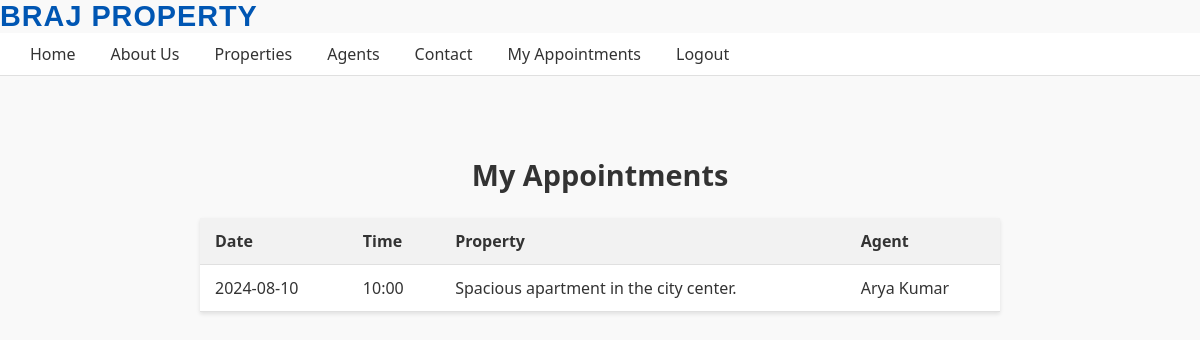
The app's page /client_appointments.php (signed in), older data.
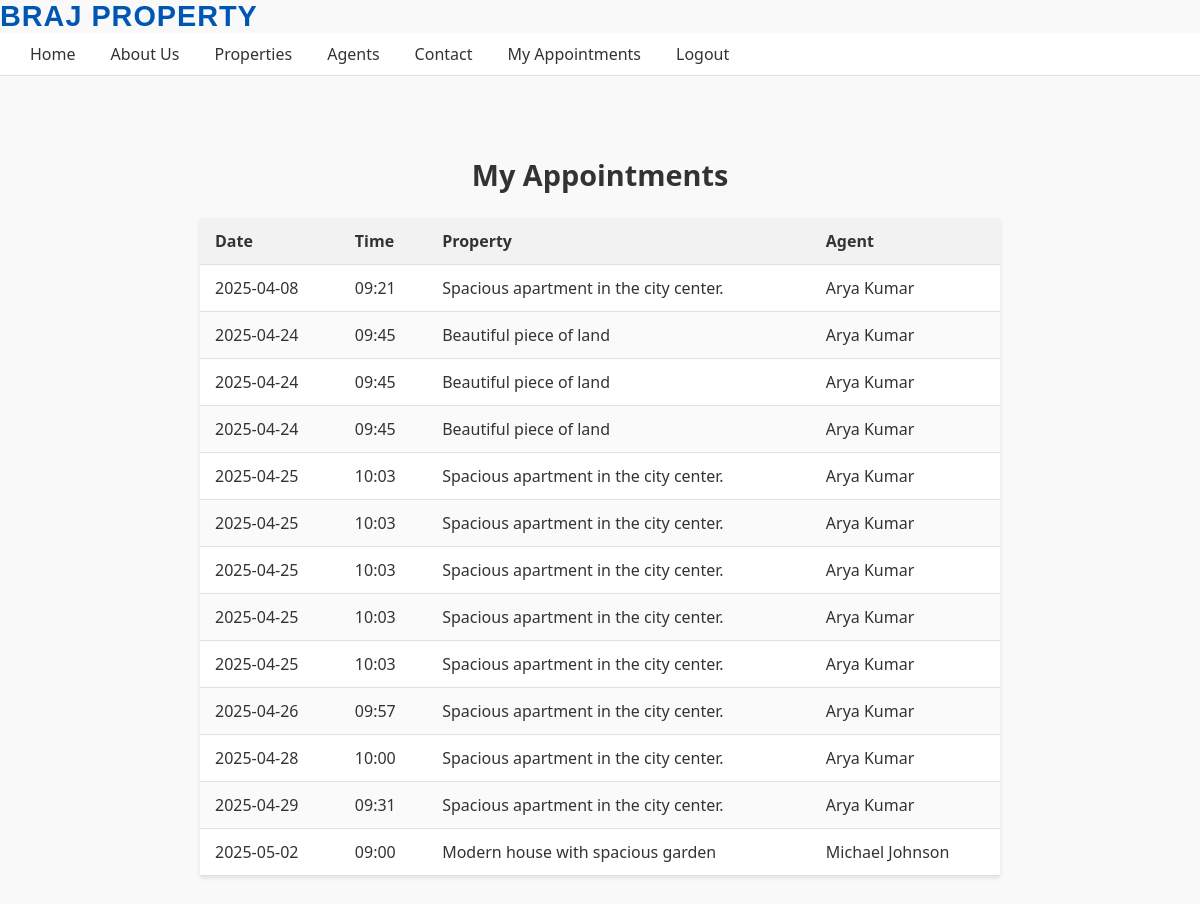
The same page, newer data.
### tables this page shows
CREATE TABLE `appointment` (
  `AppointmentID` int(11) NOT NULL,
  `Date` date NOT NULL,
  `TIme` time NOT NULL,
  `ClientID` int(11) NOT NULL,
  `PropertyID` int(11) NOT NULL,
  `AgentID` int(11) NOT NULL
);

CREATE TABLE `property` (
  `PropertyID` int(11) NOT NULL,
  `SalePrice` decimal(10,2) NOT NULL,
  `Size` int(11) NOT NULL,
  `Description` text NOT NULL,
  `image` varchar(255) DEFAULT NULL,
  `AgentID` int(11) NOT NULL,
  `LocationID` int(11) NOT NULL
);

CREATE TABLE `user` (
  `UserID` int(11) NOT NULL,
  `Name` varchar(100) NOT NULL,
  `Email` varchar(100) NOT NULL,
  `PhoneNumber` varchar(20) NOT NULL,
  `UserType` enum('Client','Agent','Admin') NOT NULL COMMENT 'Client, Agent, or Admin',
  `Password` varchar(255) NOT NULL
);

### header.php (called while the page is built, shortened)
<?php
$meId   = $_SESSION['user_id']   ?? null;
$meType = $_SESSION['UserType']  ?? '';
if (! function_exists('isClient')) {
    function isClient()   { global $meType; return $meType === 'Client'; }
}
if (! function_exists('isLoggedIn')) {
    function isLoggedIn() { global $meId;   return (bool)$meId; }
}
?>

### client_appointments.php (the view, shortened to what this page needs)
<?php
include 'header.php';
require_once 'db_connection.php';
$pageTitle = 'My Appointments';
$clientId  = $_SESSION['user_id'];
$stmt = $conn->prepare("
    SELECT a.AppointmentID, a.Date, a.Time,
           p.Description AS Property,
           u.Name        AS AgentName
      FROM appointment a
      JOIN property   p ON a.PropertyID = p.PropertyID
      JOIN user       u ON a.AgentID    = u.UserID
     WHERE a.ClientID = ?
     ORDER BY a.Date, a.Time
");
$stmt->bind_param('i', $clientId);
$stmt->execute();
$appts = $stmt->get_result()->fetch_all(MYSQLI_ASSOC);
?>
<!DOCTYPE html>
<html lang="en">
<head>
  <link rel="stylesheet" href="client_appointments.css">
</head>
<body>
  <header>
    <div class="logo">
      <a href="index.php">Braj Property</a>
    </div>
    <nav>
      <ul>
        <li><a href="index.php">Home</a></li>
        <li><a href="about.php">About Us</a></li>
        <li><a href="properties.php">Properties</a></li>
        <li><a href="agent.php">Agents</a></li>
        <li><a href="contact.php">Contact</a></li>
        <?php if (isLoggedIn() && isClient()): ?>
          <li><a href="client_appointments.php">My Appointments</a></li>
        <?php endif; ?>
        <li><a href="logout.php">Logout</a></li>
      </ul>
    </nav>
  </header>
  <main style="padding: 20px;">
    <h1><?= htmlspecialchars($pageTitle) ?></h1>
    <?php if (count($appts) > 0): ?>
      <table id="client-appts">
        <thead>
          <tr>
            <th>Date</th>
            <th>Time</th>
            <th>Property</th>
            <th>Agent</th>
          </tr>
        </thead>
        <tbody>
          <?php foreach ($appts as $a): ?>
            <tr>
              <td><?= htmlspecialchars($a['Date']) ?></td>
              <td><?= htmlspecialchars(substr($a['Time'],0,5)) ?></td>
              <td><?= htmlspecialchars($a['Property']) ?></td>
              <td><?= htmlspecialchars($a['AgentName']) ?></td>
            </tr>
          <?php endforeach; ?>
        </tbody>
      </table>
    <?php else: ?>
      <p class="message">You have no upcoming appointments.</p>
    <?php endif; ?>
  </main>
</body>
</html>

### client_appointments.css (style rules this page uses)
header .logo { display: inline-block; vertical-align: middle; margin-right: 20px; }
header .logo a { font-family: 'Poppins', sans-serif; font-size: 1.8rem; font-weight: 700; color: #007bff; text-decoration: none; text-transform: uppercase; letter-spacing: 1px; }
body { font-family: 'Segoe UI', Tahoma, Geneva, Verdana, sans-serif; background-color: #f9f9f9; color: #333; margin: 0; padding: 0; }
header nav { background: #fff; border-bottom: 1px solid #e0e0e0; }
header nav ul { margin: 0; padding: 10px 20px; display: flex; list-style: none; align-items: center; gap: 15px; }
header nav ul li a { color: #333; text-decoration: none; padding: 6px 10px; transition: background 0.2s, color 0.2s; }
main { max-width: 800px; margin: 40px auto; padding: 0 20px; }
main h1 { text-align: center; font-size: 1.8rem; margin-bottom: 24px; }
#client-appts { width: 100%; border-collapse: collapse; background: #fff; box-shadow: 0 2px 4px rgba(0,0,0,0.1); }
#client-appts thead { background: #f2f2f2; }
#client-appts th, #client-appts td { padding: 12px 15px; text-align: left; border-bottom: 1px solid #e0e0e0; }
#client-appts tbody tr:nth-child(even) { background: #fafafa; }

Row changes from the older to the newer data that the page shows:
removed appointment: Date "2024-08-10", TIme "10:00", PropertyID.Description "Spacious apartment in the city center.", user.Name "Arya Kumar"
added appointment: Date "2025-04-08", TIme "09:21", PropertyID.Description "Spacious apartment in the city center.", user.Name "Arya Kumar"
added appointment: Date "2025-04-24", TIme "09:45", PropertyID.Description "Beautiful piece of land", user.Name "Arya Kumar"
added appointment: Date "2025-04-24", TIme "09:45", PropertyID.Description "Beautiful piece of land", user.Name "Arya Kumar"
added appointment: Date "2025-04-24", TIme "09:45", PropertyID.Description "Beautiful piece of land", user.Name "Arya Kumar"
added appointment: Date "2025-04-25", TIme "10:03", PropertyID.Description "Spacious apartment in the city center.", user.Name "Arya Kumar"
added appointment: Date "2025-04-25", TIme "10:03", PropertyID.Description "Spacious apartment in the city center.", user.Name "Arya Kumar"
added appointment: Date "2025-04-25", TIme "10:03", PropertyID.Description "Spacious apartment in the city center.", user.Name "Arya Kumar"
added appointment: Date "2025-04-25", TIme "10:03", PropertyID.Description "Spacious apartment in the city center.", user.Name "Arya Kumar"
added appointment: Date "2025-04-25", TIme "10:03", PropertyID.Description "Spacious apartment in the city center.", user.Name "Arya Kumar"
added appointment: Date "2025-04-26", TIme "09:57", PropertyID.Description "Spacious apartment in the city center.", user.Name "Arya Kumar"
added appointment: Date "2025-04-28", TIme "10:00", PropertyID.Description "Spacious apartment in the city center.", user.Name "Arya Kumar"
added appointment: Date "2025-04-29", TIme "09:31", PropertyID.Description "Spacious apartment in the city center.", user.Name "Arya Kumar"
added appointment: Date "2025-05-02", TIme "09:00", PropertyID.Description "Modern house with spacious garden", user.Name "Michael Johnson"
